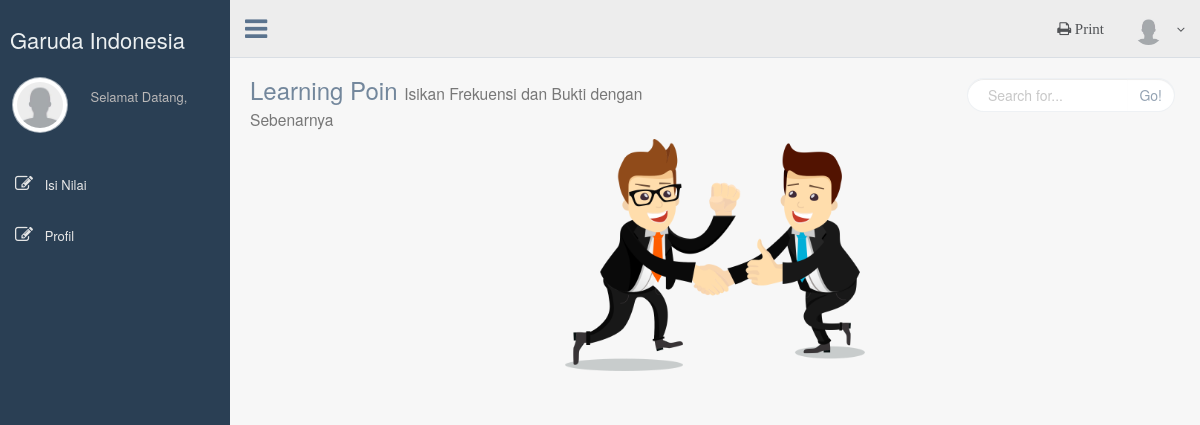
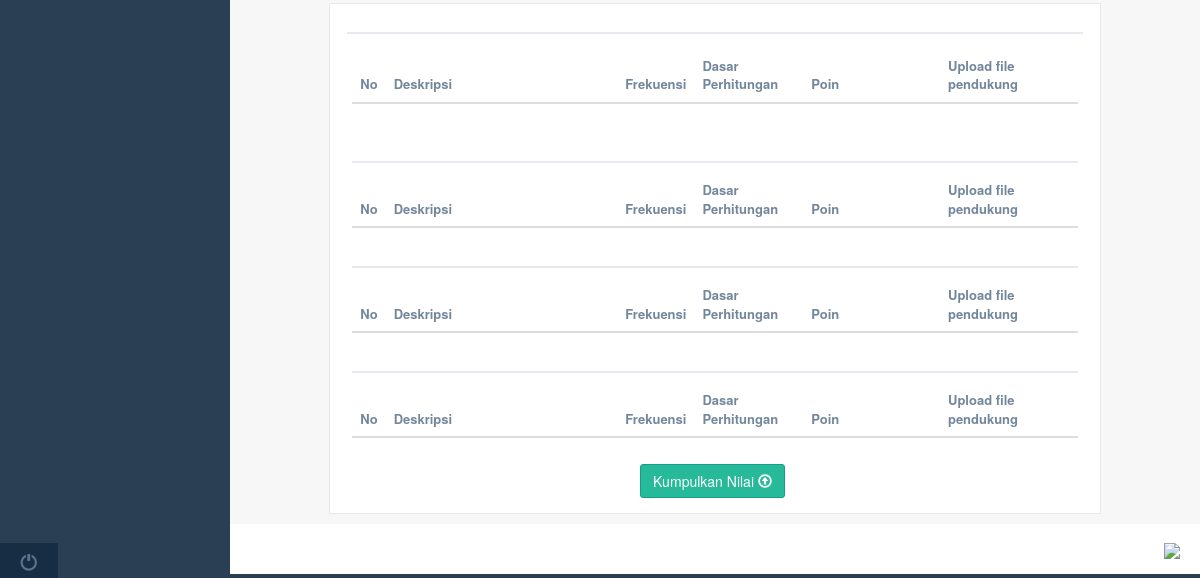
The page /index.php/user on the database as committed earlier (2 pictures, top to bottom).
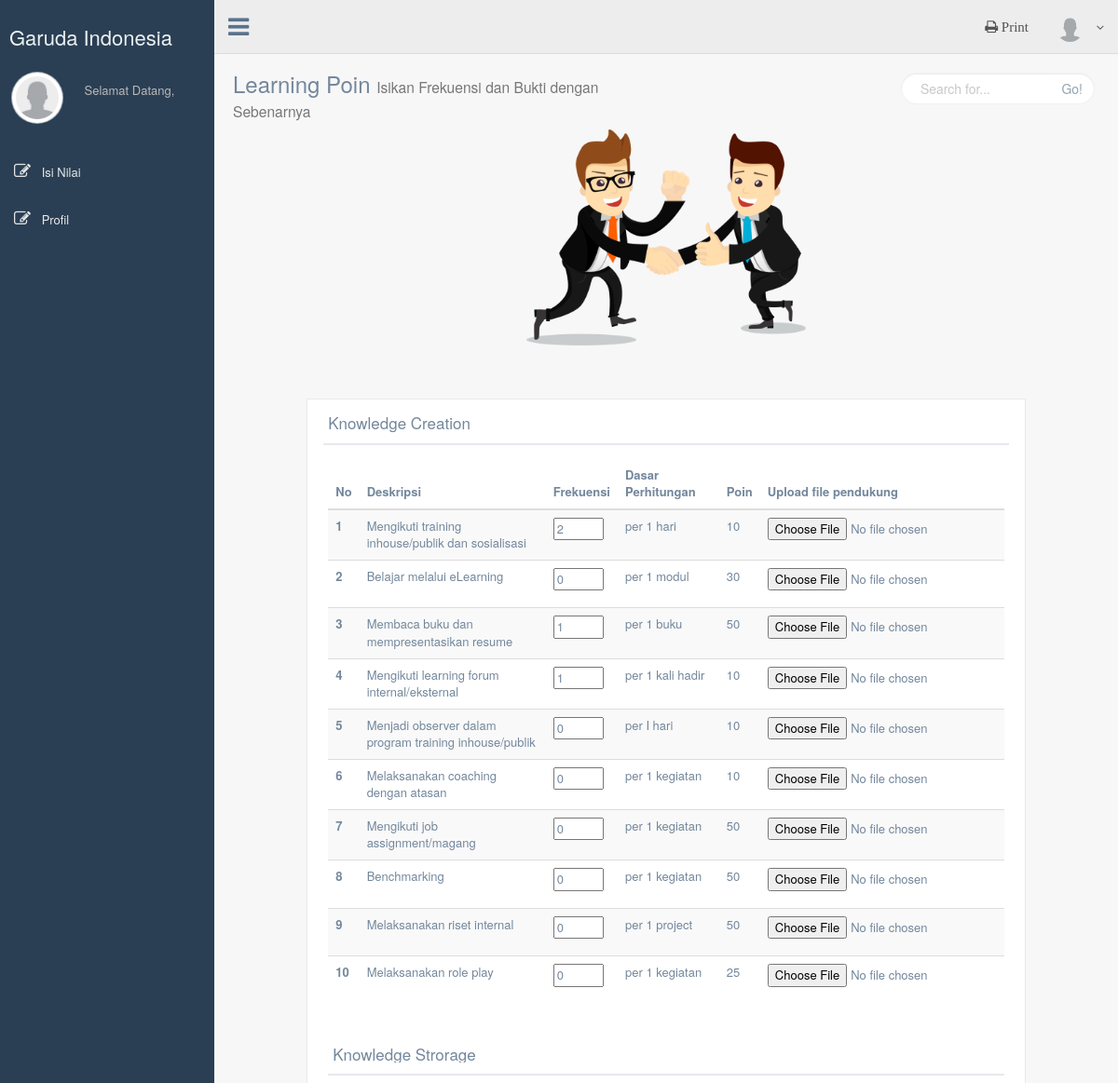
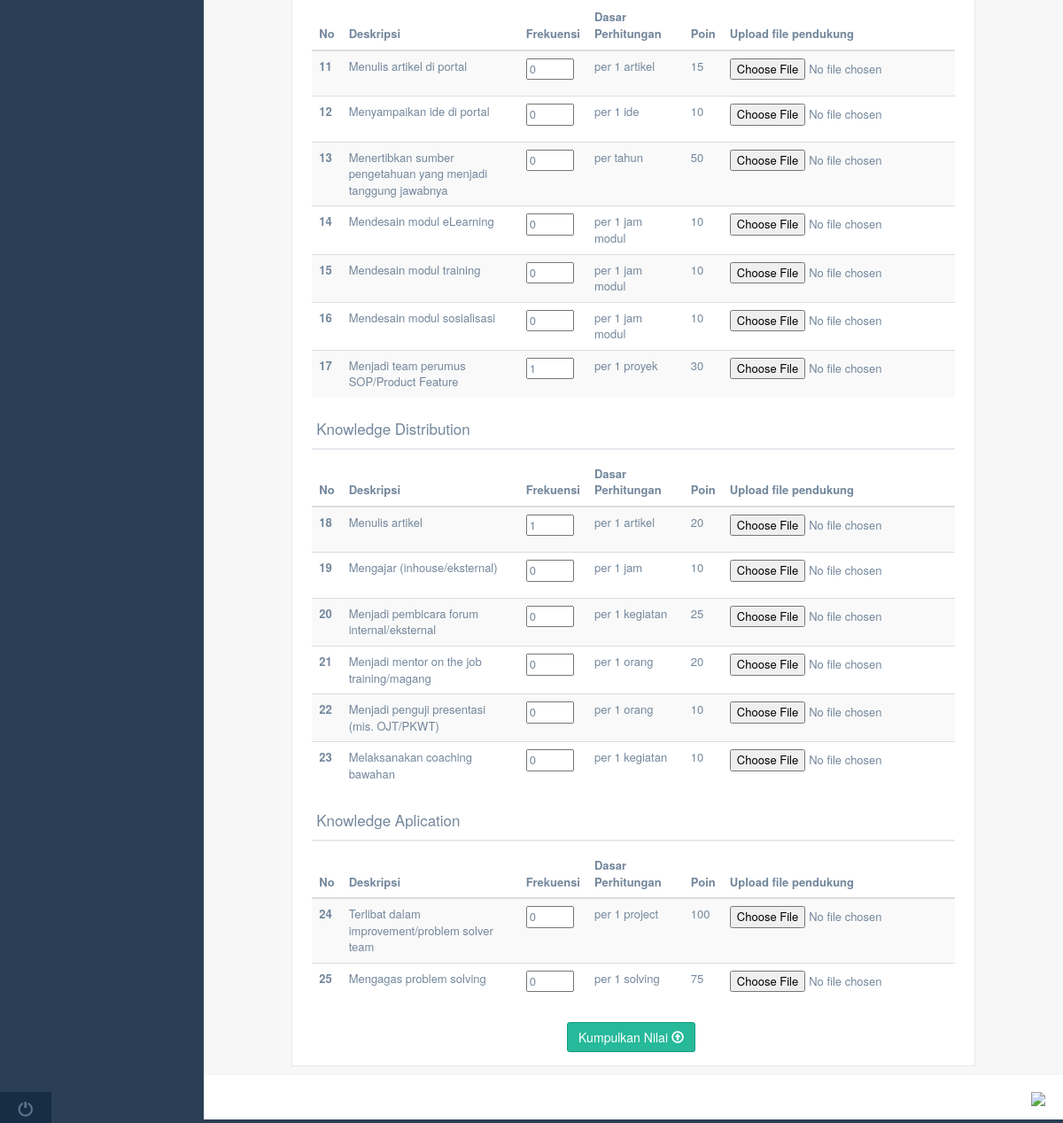
The same page on the database as committed later (2 pictures, top to bottom).
### tables this page shows
CREATE TABLE `dimensi` (
  `id_dimensi` int(11) NOT NULL,
  `var_dimensi` varchar(55) NOT NULL,
  `keterangan` varchar(100) NOT NULL
);

CREATE TABLE `hasil_nilai` (
  `id_hasil_nilai` int(10) NOT NULL,
  `id_pertanyaan` int(4) NOT NULL,
  `nopeg` int(8) NOT NULL,
  `frekuensi` int(4) NOT NULL
);

CREATE TABLE `tb_pertanyaan` (
  `id_pertanyaan` int(4) NOT NULL,
  `id_dimensi` int(4) NOT NULL,
  `deskripsi` varchar(100) NOT NULL,
  `dasar_perhitungan` varchar(55) NOT NULL,
  `poin` int(3) NOT NULL
);

### application/controllers/User.php (called while the page is built, shortened)
<?php
class User extends CI_Controller {
	public function __construct(){
	    $this->load->model('Model_users');
	    $this->load->helper(array('form', 'url'));
	}
	public function index()
	{
		$data = array
				(
					'id_pertanyaan' => $this->Model_users->id_pertanyaan(),
					'pertanyaan1' => $this->Model_users->list_pertanyaan1(),
				 	'pertanyaan2' => $this->Model_users->list_pertanyaan2(),
				 	'pertanyaan3' => $this->Model_users->list_pertanyaan3(),
				 	'pertanyaan4' => $this->Model_users->list_pertanyaan4(),
				 	'dimensi' => $this->Model_users->list_dimensi()
				);
		$this->load->view('user/userHeader');
		$this->load->view('user/view_user', $data);
		$this->load->view('user/userFooter');
	}
}

### index.php (called while the page is built, shortened)
<?php
require_once BASEPATH.'core/CodeIgniter.php';

### application/models/model_users.php (called while the page is built, shortened)
<?php if ( ! defined('BASEPATH')) exit('No direct script access allowed');
class Model_users extends CI_Model
{
	public function list_pertanyaan1()
	{
		$hasil = $this->db->query("SELECT tb_pertanyaan.id_pertanyaan, deskripsi, dasar_perhitungan, poin, frekuensi FROM tb_pertanyaan JOIN hasil_nilai ON tb_pertanyaan.id_pertanyaan=hasil_nilai.id_pertanyaan WHERE id_dimensi=1");
		if($hasil->num_rows() > 0){
			return $hasil->result()	;
		} else{
			return "kosong";
		}
	}
	public function list_pertanyaan2()
	{
		$hasil = $this->db->query("SELECT tb_pertanyaan.id_pertanyaan, deskripsi, dasar_perhitungan, poin, frekuensi FROM tb_pertanyaan JOIN hasil_nilai ON tb_pertanyaan.id_pertanyaan=hasil_nilai.id_pertanyaan WHERE id_dimensi=2");
		if($hasil->num_rows() > 0){
			return $hasil->result()	;
		} else{
			return "kosong";
		}
	}
	public function list_pertanyaan3()
	{
		$hasil = $this->db->query("SELECT tb_pertanyaan.id_pertanyaan, deskripsi, dasar_perhitungan, poin, frekuensi FROM tb_pertanyaan JOIN hasil_nilai ON tb_pertanyaan.id_pertanyaan=hasil_nilai.id_pertanyaan WHERE id_dimensi=3");
		if($hasil->num_rows() > 0){
			return $hasil->result()	;
		} else{
			return "kosong";
		}
	}
	public function list_pertanyaan4()
	{
		$hasil = $this->db->query("SELECT tb_pertanyaan.id_pertanyaan, deskripsi, dasar_perhitungan, poin, frekuensi FROM tb_pertanyaan JOIN hasil_nilai ON tb_pertanyaan.id_pertanyaan=hasil_nilai.id_pertanyaan WHERE id_dimensi=4");
		if($hasil->num_rows() > 0){
			return $hasil->result()	;
		} else{
			return "kosong";
		}
	}
	public function list_dimensi()
	{
		$hasil = $this->db->query("SELECT var_dimensi FROM dimensi");
		if($hasil->num_rows() > 0){
			return $hasil->result()	;
		} else{
			return "kosong";
		}
	}
}

### application/views/user/view_user.php (the view, shortened to what this page needs)
<div class="right_col" role="main">
  <div class="">
    <div class="page-title">
      <div class="title_left">
        <h3>Learning Poin <small>Isikan Frekuensi dan Bukti dengan Sebenarnya</small></h3>
      </div>
      <div class="title_right">
        <div class="col-md-5 col-sm-5 col-xs-12 form-group pull-right top_search">
          <div class="input-group">
            <input type="text" class="form-control" placeholder="Search for...">
            <span class="input-group-btn">
              <button class="btn btn-default" type="button">Go!</button>
            </span>
          </div>
        </div>
      </div>
    </div>
    <div class="clearfix"></div>
    <div class="row">
      <div class="col-md-10 col-sm-12 col-xs-12 col-md-offset-1 col-sm-offset-0 col-xs-offset-0">
        <center><img src="<?php echo base_url();?>assets/images/sip2.png" width='300px' ></center>
        <br /> <br /> <br />
        <div class="x_panel">
          <form method="POST" action="<?php echo base_url();?>User/input_nilai" role="form">
          <div class="x_title">
            <h2><?php echo $dimensi[0]->var_dimensi; ?> <small> Berikan nilai yang sesuai !!</small></h2>
            <div class="clearfix"></div>
          </div>
          <div class="x_content">
            <table class="table table-striped">
              <thead>
                <tr>
                  <th width="2%" >No</th>
                  <th>Deskripsi</th>
                  <th width="8%" >Frekuensi </th>
                  <th width="15%">Dasar Perhitungan</th>
                  <th> Poin </th>
                  <th width="19%"> Upload file pendukung </th>
                </tr>
              </thead>
              <tbody>
                <?php $n=0; $j=0;
                  foreach ($pertanyaan1 as $p){
                    echo "<tr><th scope='row'>$p->id_pertanyaan</th>
                              <td>$p->deskripsi</td>
                              <td><input type='number' name='$p->id_pertanyaan' min='0' max='50' value='$p->frekuensi'></td>
                              <td>$p->dasar_perhitungan</td>
                              <td>$p->poin</td>
                              <td><div class='input-group input-file' name='Fichier1'>
                                  <input type='file' >
                              </div></td>
                          </tr>";}
                ?>
              </tbody>
            </table>
            <br>
          <div class="x_title">
            <h2><?php echo $dimensi[1]->var_dimensi; ?><small> Berikan nilai yang sesuai !!</small></h2>
            <div class="clearfix"></div>
          </div>
            <table class="table table-striped">
              <thead>
                <tr>
                  <th width="2%" >No</th>
                  <th>Deskripsi</th>
                  <th width="8%" >Frekuensi </th>
                  <th width="15%">Dasar Perhitungan</th>
                  <th>Poin </th>
                  <th width="19%">Upload file pendukung </th>
                </tr>
              </thead>
              <tbody>
                <?php
                  foreach ($pertanyaan2 as $p){
                    echo "<tr><th scope='row'>$p->id_pertanyaan</th>
                              <td>$p->deskripsi</td>
                              <td><input type='number' name='$p->id_pertanyaan' min='0' max='50' value='$p->frekuensi'></td>
                              <td>$p->dasar_perhitungan</td>
                              <td>$p->poin</td>
                              <td><div class='input-group input-file' name='Fichier1'>
                                  <input type='file' >
                              </div></td>
                          </tr>";}
                ?>
              </tbody>
            </table>
            <div class="x_title">
            <h2><?php echo $dimensi[2]->var_dimensi; ?><small> Berikan nilai yang sesuai !!</small></h2>
            <div class="clearfix"></div>
          </div>
            <table class="table table-striped">
              <thead>
                <tr>
                  <th width="2%" >No</th>
                  <th>Deskripsi</th>
                  <th width="8%" >Frekuensi </th>
                  <th width="15%">Dasar Perhitungan</th>
                  <th> Poin </th>
                  <th width="19%"> Upload file pendukung </th>
                </tr>
              </thead>
              <tbody>
                <?php
                  foreach ($pertanyaan3 as $p){
                    echo "<tr><th scope='row'>$p->id_pertanyaan</th>
                              <td>$p->deskripsi</td>
                              <td><input type='number' name='$p->id_pertanyaan' min='0' max='50' value='$p->frekuensi'></td>
                              <td>$p->dasar_perhitungan</td>
                              <td>$p->poin</td>
                              <td><div class='input-group input-file' name='Fichier1'>
                                  <input type='file' >
                              </div></td>
                          </tr>";}
                ?>
              </tbody>
            </table>
            <div class="x_title">
            <h2><?php echo $dimensi[3]->var_dimensi; ?><small> Berikan nilai yang sesuai !!</small></h2>
            <div class="clearfix"></div>
          </div>
           <table class="table table-striped">
              <thead>
                <tr>
                  <th width="2%" >No</th>
                  <th>Deskripsi</th>
                  <th width="8%" >Frekuensi </th>
                  <th width="15%">Dasar Perhitungan</th>
                  <th> Poin </th>
                  <th width="19%"> Upload file pendukung </th>
                </tr>
              </thead>
              <tbody>
                <?php
                  foreach ($pertanyaan4 as $p){
                    echo "<tr><th scope='row'>$p->id_pertanyaan</th>
                              <td>$p->deskripsi</td>
                              <td><input type='number' name='$p->id_pertanyaan' min='0' max='50' value='$p->frekuensi'></td>
                              <td>$p->dasar_perhitungan</td>
                              <td>$p->poin</td>
                              <td><input type='file'></td>
                          </tr>";}
                ?>
              </tbody>
            </table>
          </div>
          <center>
             <button type="submit" class="btn btn-success btn-md">
              Kumpulkan Nilai <span class="glyphicon glyphicon-upload"></span>
            </button>
          </center>
          </form>
        </div>
      </div>
    </div>
  </div>
</div>

### application/views/user/userHeader.php (shortened to what this page needs)
<!DOCTYPE html>
<html lang="en">
  <head>
    <link href="<?php echo base_url();?>/assets/vendors/bootstrap/dist/css/bootstrap.min.css" rel="stylesheet">
    <link href="<?php echo base_url();?>/assets/vendors/font-awesome/css/font-awesome.css" rel="stylesheet">
    <link href="<?php echo base_url();?>/assets/vendors/nprogress/nprogress.css" rel="stylesheet">
    <link href="<?php echo base_url();?>/assets/vendors/iCheck/skins/flat/green.css" rel="stylesheet">
    <link href="<?php echo base_url();?>/assets/vendors/jqvmap/dist/jqvmap.min.css" rel="stylesheet"/>
    <link href="<?php echo base_url();?>/assets/vendors/normalize-css/normalize.css" rel="stylesheet">
    <link href="<?php echo base_url();?>/assets/vendors/ion.rangeSlider/css/ion.rangeSlider.css" rel="stylesheet">
    <link href="<?php echo base_url();?>/assets/vendors/ion.rangeSlider/css/ion.rangeSlider.skinFlat.css" rel="stylesheet">
    <link href="<?php echo base_url();?>/assets/vendors/bootstrap-progressbar/css/bootstrap-progressbar-3.3.4.min.css" rel="stylesheet">
    <link href="<?php echo base_url();?>/assets/vendors/bootstrap-daterangepicker/daterangepicker.css" rel="stylesheet">
    <link href="<?php echo base_url();?>/assets/build/css/custom.min.css" rel="stylesheet">
  </head>
  <body class="nav-md" >
    <div class="container body">
      <div class="main_container">
        <div class="col-md-3 left_col">
          <div class="left_col scroll-view">
            <div class="navbar nav_title" style="border: 0;">
              <a href="index.html" class="site_title"></i> <span>Garuda Indonesia</span></a>
            </div>
            <div class="profile clearfix">
              <div class="profile_pic">
                <img src="<?php echo base_url();?>/assets/images/img.jpg" alt="..." class="img-circle profile_img">
              </div>
              <div class="profile_info">
                <span>Selamat Datang,</span>
              </div>
            </div>
            <br />
            <div id="sidebar-menu" class="main_menu_side hidden-print main_menu">
              <div class="menu_section">
                <ul class="nav side-menu">
                <li><a><i class="fa fa-edit active"></i> Isi Nilai <span class=""></span></a>
                </li>
                <li><a><i class="fa fa-edit active"></i> Profil <span class=""></span></a>
                </li>
                </ul>
              </div>
            </div>
            <div class="sidebar-footer hidden-small">
              <a data-toggle="tooltip" data-placement="top" title="Logout" href="#">
                <span class="glyphicon glyphicon-off" aria-hidden="true"></span>
              </a>
            </div>
          </div>
        </div>
        <div class="top_nav">
          <div class="nav_menu">
            <nav>
              <div class="nav toggle">
                <a id="menu_toggle"><i class="fa fa-bars"></i></a>
              </div>
              <ul class="nav navbar-nav navbar-right">
                <li class="">
                  <a href="javascript:;" class="user-profile dropdown-toggle" data-toggle="dropdown" aria-expanded="false">
                    <img src="<?php echo base_url();?>/assets/images/img.jpg" alt=""><?php echo $this->session->userdata('admin_username');?>
                    <span class=" fa fa-angle-down"></span>
                  </a>
                </li>
                    <li><a href="#" onclick="window.print()"><i class="fa fa-print">  Print</i></a><li>
              </ul>
            </nav>
          </div>
        </div>

### application/views/user/userFooter.php (shortened to what this page needs)
<footer>
  <div class="pull-right">
    <img src="<?php echo base_url();?>/assets/images/garudak2.png"/>
  </div>
  <div class="clearfix"></div>
</footer>
</div>
</div>
</body>
</html>

Rows that differ between the two databases and show on the page:
added dimensi: var_dimensi "Knowledge Creation"
added hasil_nilai: id_pertanyaan.id_pertanyaan "1", id_pertanyaan.deskripsi "Mengikuti training inhouse/publik dan sosialisasi", frekuensi "2", id_pertanyaan.dasar_perhitungan "per 1 hari", id_pertanyaan.poin "10", shown under "Knowledge Creation"
added hasil_nilai: id_pertanyaan.id_pertanyaan "2", id_pertanyaan.deskripsi "Belajar melalui eLearning", frekuensi "0", id_pertanyaan.dasar_perhitungan "per 1 modul", id_pertanyaan.poin "30", shown under "Knowledge Creation"
added hasil_nilai: id_pertanyaan.id_pertanyaan "3", id_pertanyaan.deskripsi "Membaca buku dan mempresentasikan resume", frekuensi "1", id_pertanyaan.dasar_perhitungan "per 1 buku", id_pertanyaan.poin "50", shown under "Knowledge Creation"
added hasil_nilai: id_pertanyaan.id_pertanyaan "4", id_pertanyaan.deskripsi "Mengikuti learning forum internal/eksternal", frekuensi "1", id_pertanyaan.dasar_perhitungan "per 1 kali hadir", id_pertanyaan.poin "10", shown under "Knowledge Creation"
added hasil_nilai: id_pertanyaan.id_pertanyaan "5", id_pertanyaan.deskripsi "Menjadi observer dalam program training inhouse/publik", frekuensi "0", id_pertanyaan.dasar_perhitungan "per I hari", id_pertanyaan.poin "10", shown under "Knowledge Creation"
added hasil_nilai: id_pertanyaan.id_pertanyaan "6", id_pertanyaan.deskripsi "Melaksanakan coaching dengan atasan", frekuensi "0", id_pertanyaan.dasar_perhitungan "per 1 kegiatan", id_pertanyaan.poin "10", shown under "Knowledge Creation"
added hasil_nilai: id_pertanyaan.id_pertanyaan "7", id_pertanyaan.deskripsi "Mengikuti job assignment/magang", frekuensi "0", id_pertanyaan.dasar_perhitungan "per 1 kegiatan", id_pertanyaan.poin "50", shown under "Knowledge Creation"
added hasil_nilai: id_pertanyaan.id_pertanyaan "8", id_pertanyaan.deskripsi "Benchmarking", frekuensi "0", id_pertanyaan.dasar_perhitungan "per 1 kegiatan", id_pertanyaan.poin "50", shown under "Knowledge Creation"
added hasil_nilai: id_pertanyaan.id_pertanyaan "9", id_pertanyaan.deskripsi "Melaksanakan riset internal", frekuensi "0", id_pertanyaan.dasar_perhitungan "per 1 project", id_pertanyaan.poin "50", shown under "Knowledge Creation"
added hasil_nilai: id_pertanyaan.id_pertanyaan "10", id_pertanyaan.deskripsi "Melaksanakan role play", frekuensi "0", id_pertanyaan.dasar_perhitungan "per 1 kegiatan", id_pertanyaan.poin "25", shown under "Knowledge Creation"
added dimensi: var_dimensi "Knowledge Strorage"
added hasil_nilai: id_pertanyaan.id_pertanyaan "11", id_pertanyaan.deskripsi "Menulis artikel di portal", frekuensi "0", id_pertanyaan.dasar_perhitungan "per 1 artikel", id_pertanyaan.poin "15", shown under "Knowledge Strorage"
added hasil_nilai: id_pertanyaan.id_pertanyaan "12", id_pertanyaan.deskripsi "Menyampaikan ide di portal", frekuensi "0", id_pertanyaan.dasar_perhitungan "per 1 ide", id_pertanyaan.poin "10", shown under "Knowledge Strorage"
added hasil_nilai: id_pertanyaan.id_pertanyaan "13", id_pertanyaan.deskripsi "Menertibkan sumber pengetahuan yang menjadi tanggung jawabnya", frekuensi "0", id_pertanyaan.dasar_perhitungan "per tahun", id_pertanyaan.poin "50", shown under "Knowledge Strorage"
added hasil_nilai: id_pertanyaan.id_pertanyaan "14", id_pertanyaan.deskripsi "Mendesain modul eLearning", frekuensi "0", id_pertanyaan.dasar_perhitungan "per 1 jam modul", id_pertanyaan.poin "10", shown under "Knowledge Strorage"
added hasil_nilai: id_pertanyaan.id_pertanyaan "15", id_pertanyaan.deskripsi "Mendesain modul training", frekuensi "0", id_pertanyaan.dasar_perhitungan "per 1 jam modul", id_pertanyaan.poin "10", shown under "Knowledge Strorage"
added hasil_nilai: id_pertanyaan.id_pertanyaan "16", id_pertanyaan.deskripsi "Mendesain modul sosialisasi", frekuensi "0", id_pertanyaan.dasar_perhitungan "per 1 jam modul", id_pertanyaan.poin "10", shown under "Knowledge Strorage"
added hasil_nilai: id_pertanyaan.id_pertanyaan "17", id_pertanyaan.deskripsi "Menjadi team perumus SOP/Product Feature", frekuensi "1", id_pertanyaan.dasar_perhitungan "per 1 proyek", id_pertanyaan.poin "30", shown under "Knowledge Strorage"
added dimensi: var_dimensi "Knowledge Distribution"
added hasil_nilai: id_pertanyaan.id_pertanyaan "18", id_pertanyaan.deskripsi "Menulis artikel", frekuensi "1", id_pertanyaan.dasar_perhitungan "per 1 artikel", id_pertanyaan.poin "20", shown under "Knowledge Distribution"
added hasil_nilai: id_pertanyaan.id_pertanyaan "19", id_pertanyaan.deskripsi "Mengajar (inhouse/eksternal)", frekuensi "0", id_pertanyaan.dasar_perhitungan "per 1 jam", id_pertanyaan.poin "10", shown under "Knowledge Distribution"
added hasil_nilai: id_pertanyaan.id_pertanyaan "20", id_pertanyaan.deskripsi "Menjadi pembicara forum internal/eksternal", frekuensi "0", id_pertanyaan.dasar_perhitungan "per 1 kegiatan", id_pertanyaan.poin "25", shown under "Knowledge Distribution"
added hasil_nilai: id_pertanyaan.id_pertanyaan "21", id_pertanyaan.deskripsi "Menjadi mentor on the job training/magang", frekuensi "0", id_pertanyaan.dasar_perhitungan "per 1 orang", id_pertanyaan.poin "20", shown under "Knowledge Distribution"
added hasil_nilai: id_pertanyaan.id_pertanyaan "22", id_pertanyaan.deskripsi "Menjadi penguji presentasi (mis. OJT/PKWT)", frekuensi "0", id_pertanyaan.dasar_perhitungan "per 1 orang", id_pertanyaan.poin "10", shown under "Knowledge Distribution"
added hasil_nilai: id_pertanyaan.id_pertanyaan "23", id_pertanyaan.deskripsi "Melaksanakan coaching bawahan", frekuensi "0", id_pertanyaan.dasar_perhitungan "per 1 kegiatan", id_pertanyaan.poin "10", shown under "Knowledge Distribution"
added dimensi: var_dimensi "Knowledge Aplication"
added hasil_nilai: id_pertanyaan.id_pertanyaan "24", id_pertanyaan.deskripsi "Terlibat dalam improvement/problem solver team", frekuensi "0", id_pertanyaan.dasar_perhitungan "per 1 project", id_pertanyaan.poin "100", shown under "Knowledge Aplication"
added hasil_nilai: id_pertanyaan.id_pertanyaan "25", id_pertanyaan.deskripsi "Mengagas problem solving", frekuensi "0", id_pertanyaan.dasar_perhitungan "per 1 solving", id_pertanyaan.poin "75", shown under "Knowledge Aplication"
